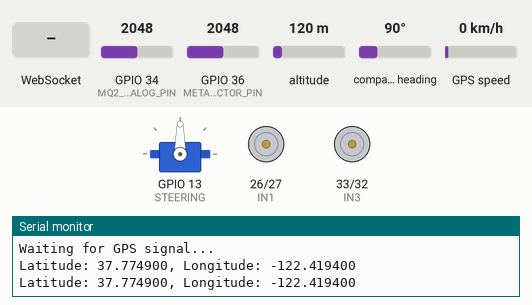
Recording of a sketch running on a simulated ESP32. Shown: servo, motor-driver pin pairs drawn as motors (green arrow = first pin HIGH = forward, orange = second pin HIGH = backward, longer = more drive, scaled by the enable pin), the last lines printed to the serial monitor. The test bench sets the inputs (shaded band); at power-on: GPIO 34 (MQ2_ANALOG_PIN) = 2048, GPIO 36 (METAL_DETECTOR_PIN) = 2048, altitude 120 m, compass heading 90°, GPS speed 0 km/h. WiFi joins after 1.5 s; servers stay silent unless stated; the GPS gets a fix after 3 s at 37.7749, -122.4194 with 8 satellites.

Above: at 3.2 s.
3.3 s: WebSocket text "forward" received
4.8 s: WebSocket text "backward" received
6.3 s: WebSocket text "left" received
At 6.9 s:
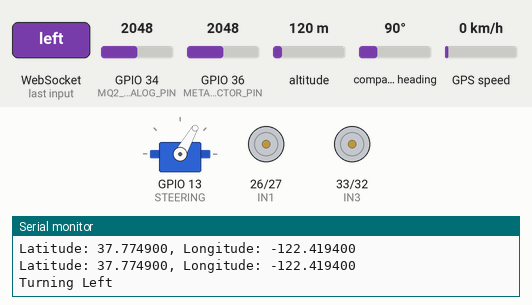
7.8 s: WebSocket text "right" received
At 8.6 s:
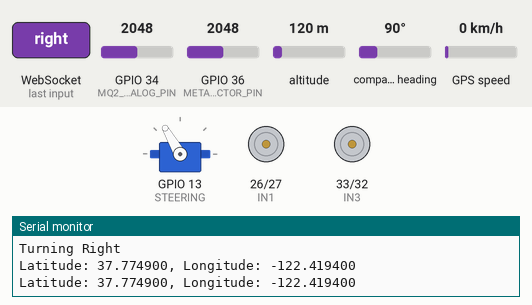
Timing chart, 0 to 10.3 s (numbered marks = the images above; inputs shaded):
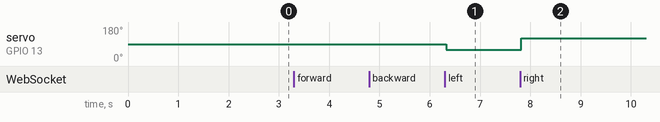

Measured:
- after the input at 6.3 s, servo on GPIO 13 (STEERING): 90° → 60° at once
- after the input at 7.8 s, servo on GPIO 13 (STEERING): 60° → 120° at once

The sketch:

Wifi_RC_Control.ino
```cpp
#include <Arduino.h>
#include <ArduinoJson.h>
#include <ESP32Servo.h>
#include <HardwareSerial.h>
#include <TinyGPS++.h>
#include <WebSocketsServer.h>
#include <WiFi.h>

const char* ssid = "PRITAMPC-Hotspot";
const char* password = "2x8690+G";

int speed = 127;

// Motor Driver Pins
#define STEERING 13
#define ENA 18
#define IN1 26
#define IN2 27
#define ENB 19
#define IN3 33
#define IN4 32

// Steering Angle
#define LEFT_ANGLE 60
#define MIDDLE_ANGLE 90
#define RIGHT_ANGLE 120

// Metal Detector Input Pin
#define METAL_DETECTOR_PIN 36

// MQ-2 Gas Sensor
#define MQ2_ANALOG_PIN 34  // Connect A0 of MQ2 to GPIO34

WebSocketsServer webSocket(81);
Servo myServo;

TinyGPSPlus gps;
HardwareSerial gpsSerial(1);  // Use UART1

void webSocketEvent(uint8_t num, WStype_t type, uint8_t* payload,
                    size_t length) {
    String command = String((char*)payload);

    if (command == "forward") {
        Serial.println("Moving Forward");
        moveForward();
    } else if (command == "backward") {
        Serial.println("Moving Backward");
        moveBackward();
    } else if (command == "left") {
        Serial.println("Turning Left");
        steerLeft();
    } else if (command == "right") {
        Serial.println("Turning Right");
        steerRight();
    } else if (command == "stop") {
        Serial.println("Stop Movement");
        stopCar();
    } else {
        int speedSliderValue = command.toInt();
        speed = map(speedSliderValue, 0, 100, 0, 255);
        Serial.print("Speed : ");
        Serial.println(speed);
    }
}

void setup() {
    Serial.begin(115200);

    // Setup Motor Driver Pins as Output
    pinMode(IN1, OUTPUT);
    pinMode(IN2, OUTPUT);
    pinMode(IN3, OUTPUT);
    pinMode(IN4, OUTPUT);

    pinMode(ENA, OUTPUT);
    pinMode(ENB, OUTPUT);

    myServo.attach(STEERING);

    WiFi.begin(ssid, password);
    while (WiFi.status() != WL_CONNECTED) {
        delay(1000);
        Serial.println("Connecting...");
    }

    Serial.println("Connected! ESP32 IP: " + WiFi.localIP().toString());
    webSocket.begin();
    webSocket.onEvent(webSocketEvent);

    gpsSerial.begin(9600, SERIAL_8N1, 16, 17);  // GPS RX=16, TX=17
    Serial.println("Waiting for GPS signal...");
}

void loop() {
    webSocket.loop();
    StaticJsonDocument<200> jsonDoc;

    while (gpsSerial.available()) {
        char c = gpsSerial.read();
        gps.encode(c);

        if (gps.location.isUpdated()) {
            Serial.print("Latitude: ");
            Serial.print(gps.location.lat(), 6);
            jsonDoc["gpsLatitude"] = gps.location.lat();
            Serial.print(", Longitude: ");
            Serial.println(gps.location.lng(), 6);
            jsonDoc["gpsLongitude"] = gps.location.lng();
            jsonDoc["gpsSpeed"] = gps.speed.kmph();
            jsonDoc["gpsAltitude"] = gps.altitude.meters();
        }
    }

    jsonDoc["metalDetector"] = getMetalDetectorValue();

    jsonDoc["gasSensor"] = getGasSensorValue();

    String jsonString;
    serializeJson(jsonDoc, jsonString);

    webSocket.broadcastTXT(jsonString);
    delay(50);
}

int getMetalDetectorValue() {
    int analogValue = analogRead(METAL_DETECTOR_PIN);  // Read raw analog Input
    int mappedValue = map(analogValue, 0, 4095, 0, 1000);  // Map to 0-100 range

    // int mappedValue = random(10, 100);
    return mappedValue;  // Return mapped value
}

int getGasSensorValue() {
    int gasSensorValue = analogRead(MQ2_ANALOG_PIN);
    int mappedValue = map(gasSensorValue, 0, 4095, 0, 1000);

    //int mappedValue = random(100, 1000);
    return mappedValue;
}

void moveForward() {
    myServo.write(MIDDLE_ANGLE);
    digitalWrite(IN1, HIGH);
    digitalWrite(IN2, LOW);
    digitalWrite(IN3, HIGH);
    digitalWrite(IN4, LOW);
    // analogWrite(ENA, speed);
    // analogWrite(ENB, speed);
}

void moveBackward() {
    myServo.write(MIDDLE_ANGLE);
    digitalWrite(IN1, LOW);
    digitalWrite(IN2, HIGH);
    digitalWrite(IN3, LOW);
    digitalWrite(IN4, HIGH);
    // analogWrite(ENA, speed);
    // analogWrite(ENB, speed);
}

void stopCar() {
    myServo.write(MIDDLE_ANGLE);
    digitalWrite(IN1, LOW);
    digitalWrite(IN2, LOW);
    digitalWrite(IN3, LOW);
    digitalWrite(IN4, LOW);
    // analogWrite(ENA, speed);
    // analogWrite(ENB, speed);
}

void steerLeft() { myServo.write(LEFT_ANGLE); }

void steerRight() { myServo.write(RIGHT_ANGLE); }
```
